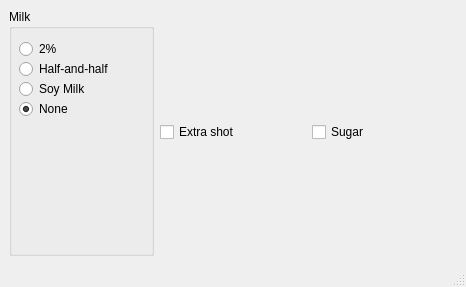
<?xml version="1.0" encoding="UTF-8"?>
<ui version="4.0">
 <class>Selectables</class>
 <widget class="QMainWindow" name="Selectables">
  <property name="geometry">
   <rect>
    <x>0</x>
    <y>0</y>
    <width>466</width>
    <height>287</height>
   </rect>
  </property>
  <property name="windowTitle">
   <string>Selectable Buttons</string>
  </property>
  <widget class="QWidget" name="centralwidget">
   <layout class="QHBoxLayout" name="horizontalLayout">
    <item>
     <widget class="QGroupBox" name="groupBox">
      <property name="title">
       <string>Milk</string>
      </property>
      <widget class="QRadioButton" name="radioButton_2">
       <property name="geometry">
        <rect>
         <x>10</x>
         <y>30</y>
         <width>50</width>
         <height>20</height>
        </rect>
       </property>
       <property name="text">
        <string>2%</string>
       </property>
       <property name="checked">
        <bool>false</bool>
       </property>
      </widget>
      <widget class="QRadioButton" name="radioButton_3">
       <property name="geometry">
        <rect>
         <x>10</x>
         <y>50</y>
         <width>107</width>
         <height>20</height>
        </rect>
       </property>
       <property name="text">
        <string>Half-and-half</string>
       </property>
      </widget>
      <widget class="QRadioButton" name="radioButton">
       <property name="geometry">
        <rect>
         <x>10</x>
         <y>70</y>
         <width>76</width>
         <height>20</height>
        </rect>
       </property>
       <property name="text">
        <string>Soy Milk</string>
       </property>
      </widget>
      <widget class="QRadioButton" name="rb_none">
       <property name="geometry">
        <rect>
         <x>10</x>
         <y>90</y>
         <width>100</width>
         <height>20</height>
        </rect>
       </property>
       <property name="text">
        <string>None</string>
       </property>
       <property name="checked">
        <bool>true</bool>
       </property>
      </widget>
     </widget>
    </item>
    <item>
     <widget class="QCheckBox" name="cb_extra_shot">
      <property name="text">
       <string>Extra shot</string>
      </property>
     </widget>
    </item>
    <item>
     <widget class="QCheckBox" name="checkBox">
      <property name="toolTip">
       <string>Check to add sugar</string>
      </property>
      <property name="text">
       <string>Sugar</string>
      </property>
     </widget>
    </item>
   </layout>
  </widget>
  <widget class="QMenuBar" name="menubar">
   <property name="geometry">
    <rect>
     <x>0</x>
     <y>0</y>
     <width>466</width>
     <height>22</height>
    </rect>
   </property>
  </widget>
  <widget class="QStatusBar" name="statusbar"/>
 </widget>
 <resources/>
 <connections/>
</ui>
